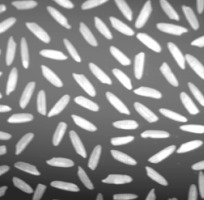
#> input picture Images/beras.jpg, 204 x 200 px
$ python Flipping.py
#> lines starting #> are read from the running program, lines starting #| are printed output that depends on the picture
import cv2
import numpy as np
from tkinter import Tk
from tkinter.filedialog import askopenfilename
import matplotlib.pyplot as plt

# Sembunyikan jendela Tkinter
Tk().withdraw()

# Baca citra
file_path = askopenfilename()  # Tampilkan dialog pilihan file
#> the answer given: ../Images/beras.jpg
image = cv2.imread(file_path)
#> image is the input picture: shape (200, 204, 3); min 35, max 255, mean 137.5

# Pastikan gambar berhasil dibaca
if image is None:
    print("Gagal membaca gambar. Pastikan file ada dan formatnya didukung.")
else:
    # Dapatkan tinggi dan lebar citra
    height, width, _ = image.shape
#> height = 200; width = 204

    # Membuat citra pencerminan dengan slicing NumPy
    mirrored_image = image[:, ::-1]
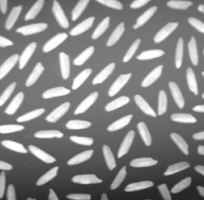
#> mirrored_image: shape (200, 204, 3); min 35, max 255, mean 137.5

    # Ubah format warna BGR ke RGB tanpa cv2.cvtColor()
    image_rgb = image[:, :, ::-1]
    mirrored_image_rgb = mirrored_image[:, :, ::-1]

    # Buat subplot untuk menampilkan gambar asli dan gambar pencerminan
    fig, axs = plt.subplots(1, 2)

    # Tampilkan gambar asli di subplot pertama
    axs[0].imshow(image_rgb)
    axs[0].set_title('Original Image')
    axs[0].axis('off')

    # Tampilkan gambar pencerminan di subplot kedua
    axs[1].imshow(mirrored_image_rgb)
    axs[1].set_title('Mirrored Image')
    axs[1].axis('off')

    # Simpan gambar hasil flip horizontal
    cv2.imwrite("Output/mirror_image.png", mirrored_image)

    # Tampilkan figure dengan subplot-subplotnya
    plt.show()
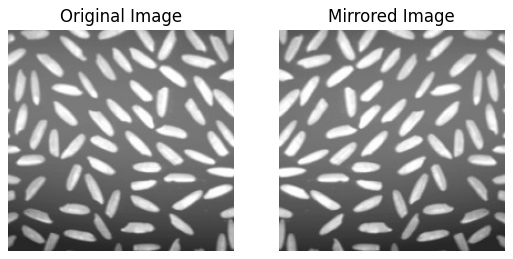
#> figure drawn by matplotlib, 2 panels

$ run again, on Images/image-1.jpg
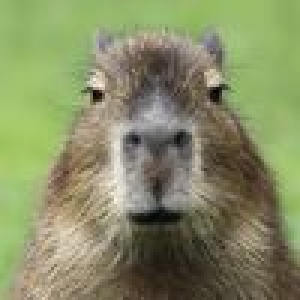
#> input picture Images/image-1.jpg, 100 x 100 px (shown 3 times larger)
#> image is the input picture: shape (100, 100, 3); mean B, G, R 100.6, 140.5, 133.9
#> `mirrored_image = image[:, ::-1]`:
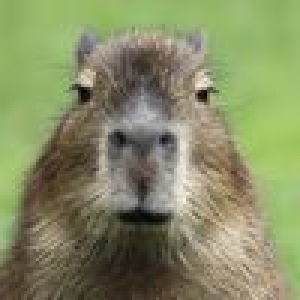
#> mirrored_image: shape (100, 100, 3) (shown 3 times larger); mean B, G, R 100.6, 140.5, 133.9
#> `plt.show()`:
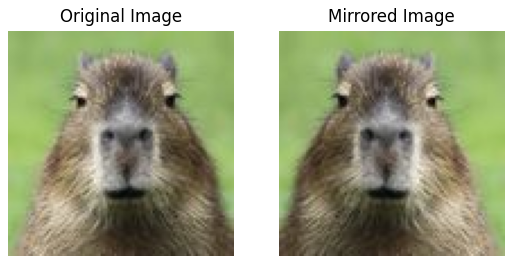
#> figure drawn by matplotlib, 2 panels

$ run again, on Images/image-2.jpg
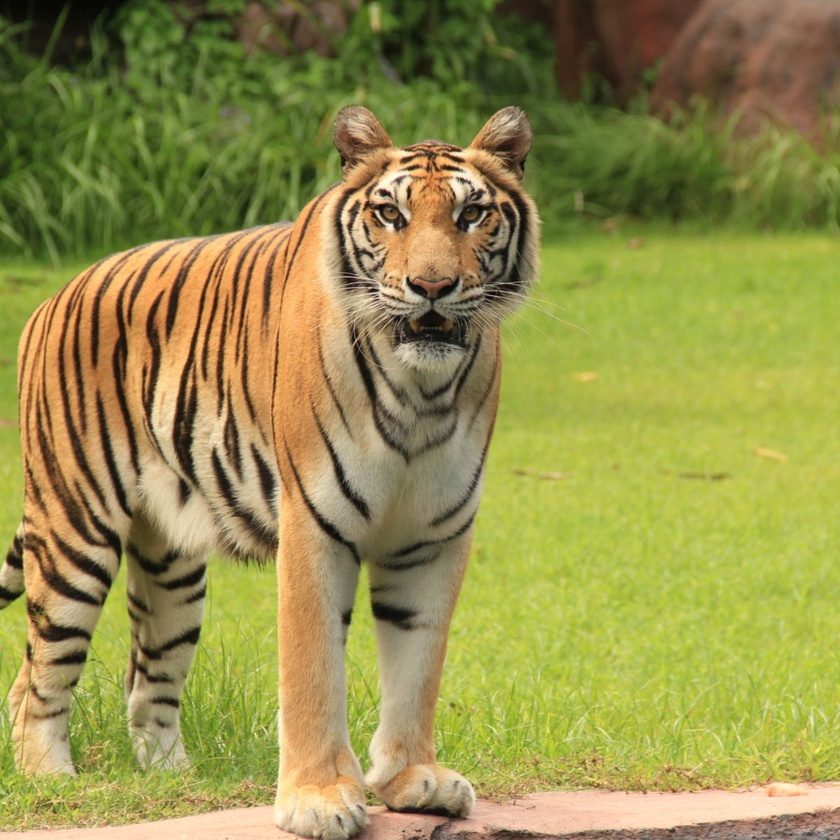
#> input picture Images/image-2.jpg, 840 x 840 px, shrunk from 1200 x 1200 before the run
#> image is the input picture: shape (840, 840, 3); mean B, G, R 76.2, 143.3, 148.7
#> `mirrored_image = image[:, ::-1]`:
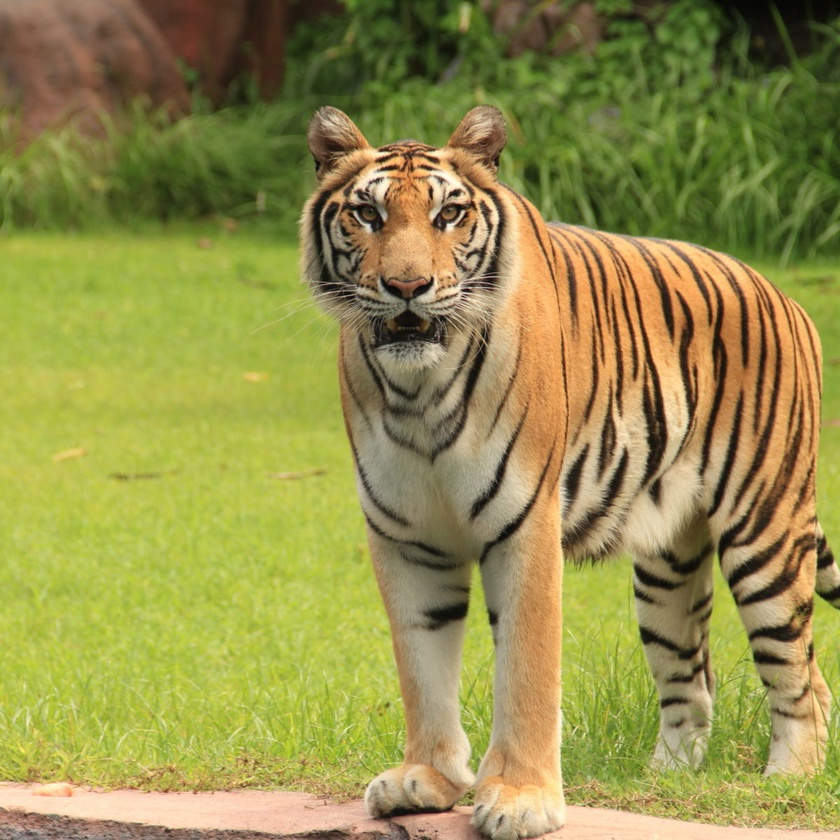
#> mirrored_image: shape (840, 840, 3); mean B, G, R 76.2, 143.3, 148.7
#> `plt.show()`:
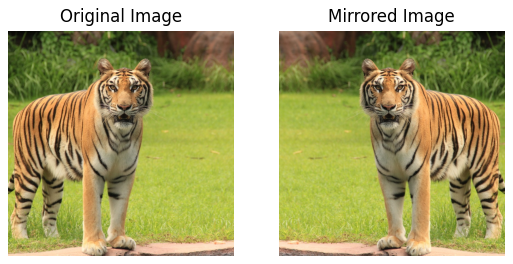
#> figure drawn by matplotlib, 2 panels
